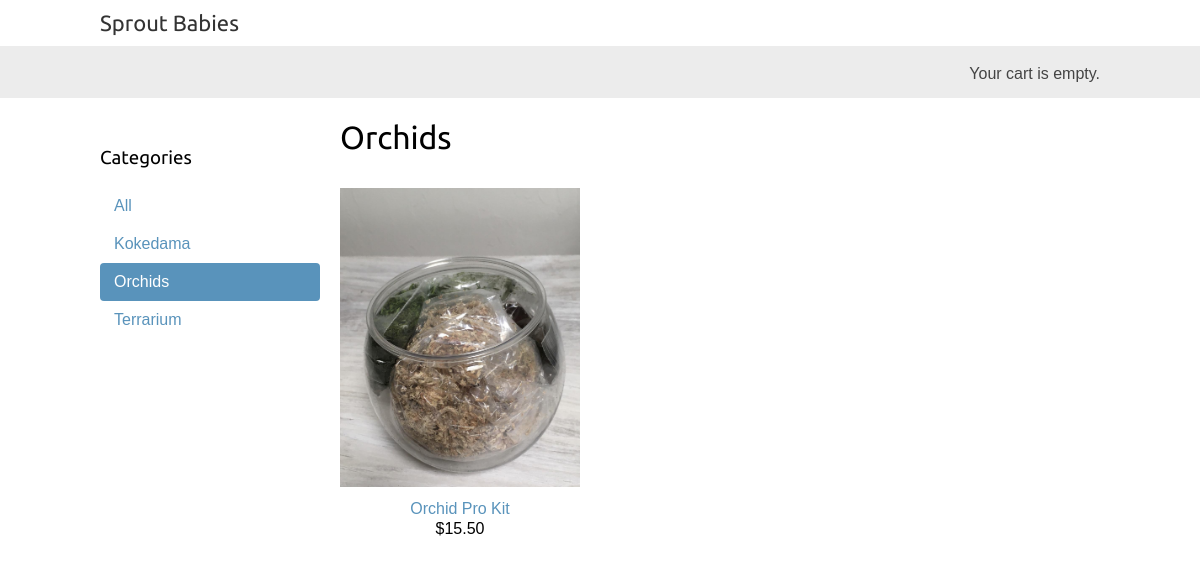
The page /orchids/ on the database its author committed.
### app/models.py (models this page shows, shortened)
class Category(models.Model):
    name = models.CharField(max_length=200, db_index=True)
    slug = models.SlugField(max_length=200, unique=True)
    class Meta:
        ordering = ('name',)
        verbose_name = 'category'
        verbose_name_plural = 'categories'
    def get_absolute_url(self):
        return reverse('app:product_list_by_category', args=[self.slug])

class Product(models.Model):
    category = models.ForeignKey(Category, related_name='products', on_delete=models.CASCADE)
    name = models.CharField(max_length=200, db_index=True)
    slug = models.SlugField(max_length=200, db_index=True)
    image = models.ImageField(upload_to='products/%Y/%m/%d', blank=True)
    description = models.TextField(blank=True)
    price = models.DecimalField(max_digits=10, decimal_places=2)
    available = models.BooleanField(default=True)
    created = models.DateTimeField(auto_now_add=True)
    updated = models.DateTimeField(auto_now=True)
    class Meta:
        ordering = ('name',)
        index_together = (('id', 'slug'),)
    def get_absolute_url(self):
        return reverse('app:product_detail', args=[self.id, self.slug])

### app/views.py (the view)
# urls.py: path('', views.product_list, name='product_list'),
def product_list(request, category_slug=None):
    category = None
    categories = Category.objects.all()
    products = Product.objects.filter(available=True)
    if category_slug:
        category = get_object_or_404(Category, slug=category_slug)
        products = products.filter(category=category)
    return render(request,
        'app/product/list.html',
        {'category': category,
        'categories': categories,
        'products': products})

### cart/cart.py (called while the page is built)
    def __len__(self):
        return sum(item['quantity'] for item in self.cart.values())

### cart/context_processors.py (called while the page is built)
def cart(request):
    return {'cart': Cart(request)}

### app/templates/app/product/list.html (shortened to what this page needs)
{% extends "app/base.html" %}
{% load static %}
{% block content %}
    <div id="sidebar">
        <h3>Categories</h3>
        <ul>
            <li {% if not category %} class="selected" {% endif %}>
                <a href="{% url 'app:product_list' %}">All</a>
            </li>
            {% for c in categories %}
                <li {% if category.slug == c.slug %} class="selected" {% endif %}>
                    <a href="{{ c.get_absolute_url }}">{{ c.name }}</a>
                </li>
            {% endfor %}
        </ul>
    </div>
    <div id="main" class="product-list">
        <h1>{% if category %}{{ category.name }}{% else %}Products{% endif %}</h1>
        {% for product in products %}
            <div class="item">
                <a href="{{ product.get_absolute_url }}">
                    <img src="{% if product.image %}{{ product.image.url }}{% else %}{% static 'img/no_image.png' %}{% endif %}">
                </a>
                <a href="{{ product.get_absolute_url }}">{{ product.name }}</a>
                <br>
                ${{ product.price }}
            </div>
        {% endfor %}
    </div>
{% endblock %}

### app/static/css/base.css (style rules this page uses)
body { margin:0; padding:0; font-family:helvetica, sans-serif; }
h1, h2, h3, h4, h5 , h6 { font-family: 'Ubuntu', sans-serif; font-weight:normal; }
a { text-decoration:none; color:#5993bb; }
#sidebar { width:220px; padding:30px 20px 0 0; float:left; }
#sidebar ul { margin:0; padding:0; }
#sidebar ul li { margin:0; list-style:none; padding:10px 14px; }
#sidebar ul li a { display:block; }
#sidebar ul li.selected { background:#5993bb; border-radius:4px; }
#sidebar ul li.selected a { color:#fff; }
#main { float:left; width: 96%; margin-right:-220px; overflow:hidden; }
.product-list .item { width:25%; padding:10px 20px 10px 0; float:left; text-align:center; line-height:1.2; }
.product-list .item img { width:100%; margin-bottom:8px; }

### rows shown on the page
Category: name "Kokedama"
Category: name "Orchids"
Category: name "Terrarium"
Product: image (picture), name "Orchid Pro Kit", price "15.50"
